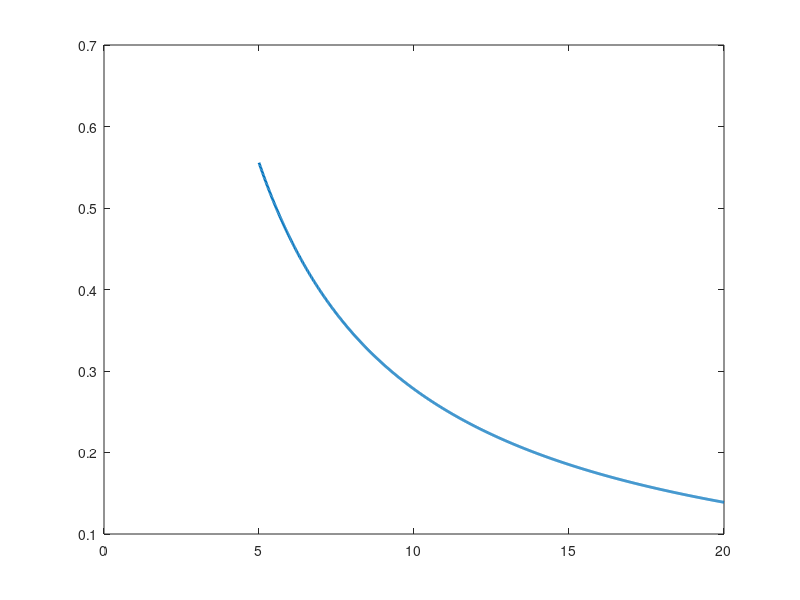

This chart was generated by the following MATLAB code: (Note: this script raises an error after producing the figure.)
%% Time window computation
clear, clc, close all

% 1 Day capacity
capacity = 32; %[GB]
C = capacity * 8 * 1e3; % [Mb]
C = 10 * 1e3;
datarate = linspace(5, 20, 1000);

time = C ./ datarate;

time_hours = time / 3600;
figure
plot(datarate, time_hours, 'LineWidth', 2)
hold on
yline(24)
xlabel('Datarate [Mbps]')
ylabel('Dumping time [h]')
title('Dumping time needed for 100GB @ given data-rate')
grid on